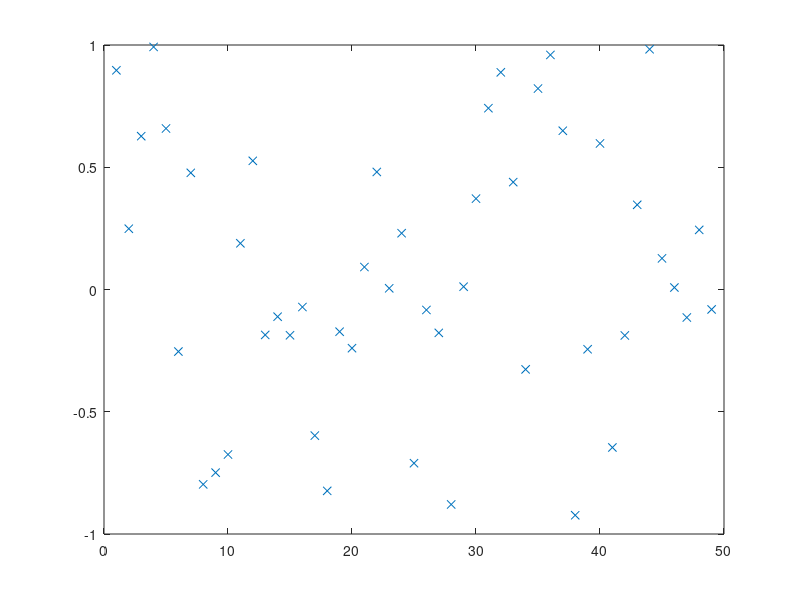

Write MATLAB code to recreate this figure. (Note: this script raises an error after producing the figure.)
global D n speed frame                               % Numerical Renaissance Codebase 1.0
n=49; speed=100;
 % !rm ISt/* ISe/* BSt/* BSe/* QSt/* QSe/* MSt/* MSe/* HSt/* HSe/* 
for i=0:4 
  frame=10000;
  D=2*rand(n,1)-1; plot(D(:,1),'x'); pause(10/speed);
  switch mod(i,5) 
    case 0, RC_InsertionSortVerbose;
    case 1, RC_BlockInsertionSortVerbose;
    case 2, RC_QuickSortVerbose(1,n);
    case 3, RC_MergeSortVerbose(1,n);
    case 4, RC_HeapSortVerbose;
  end
  plot(D(:,1),'x'); axis([0 n+1 -1 1]); hold off; pause(10/speed);
 % switch mod(i,5) 
 %   case 0, 
 %     fn=['ISt/f' num2str(frame) '.tiff']; print('-dtiff','-r100',fn);
 %     fn=['ISe/f' num2str(frame) '.eps'];  print('-depsc',fn); pause(1/speed);
 %   case 1, 
 %     fn=['BSt/f' num2str(frame) '.tiff']; print('-dtiff','-r100',fn);
 %     fn=['BSe/f' num2str(frame) '.eps'];  print('-depsc',fn); pause(1/speed);
 %   case 2,
 %     fn=['QSt/f' num2str(frame) '.tiff']; print('-dtiff','-r100',fn);
 %     fn=['QSe/f' num2str(frame) '.eps'];  print('-depsc',fn); pause(1/speed);
 %   case 3, 
 %     fn=['MSt/f' num2str(frame) '.tiff']; print('-dtiff','-r100',fn);
 %     fn=['MSe/f' num2str(frame) '.eps'];  print('-depsc',fn); pause(1/speed);
 %   case 4, 
 %     fn=['HSt/f' num2str(frame) '.tiff']; print('-dtiff','-r100',fn);
 %     fn=['HSe/f' num2str(frame) '.eps'];  print('-depsc',fn); pause(1/speed);
 % end
end
% Execute the following manually on the command line to assemble a movie:
% convert -loop 1000 -delay 10 ISt/f*.tiff ISt/movie.gif; convert -loop 1000 -delay 10 BSt/f*.tiff BSt/movie.gif; convert -loop 1000 -delay 10 QSt/f*.tiff QSt/movie.gif;
% convert -loop 1000 -delay 10 MSt/f*.tiff MSt/movie.gif; convert -loop 1000 -delay 10 HSt/f*.tiff HSt/movie.gif
